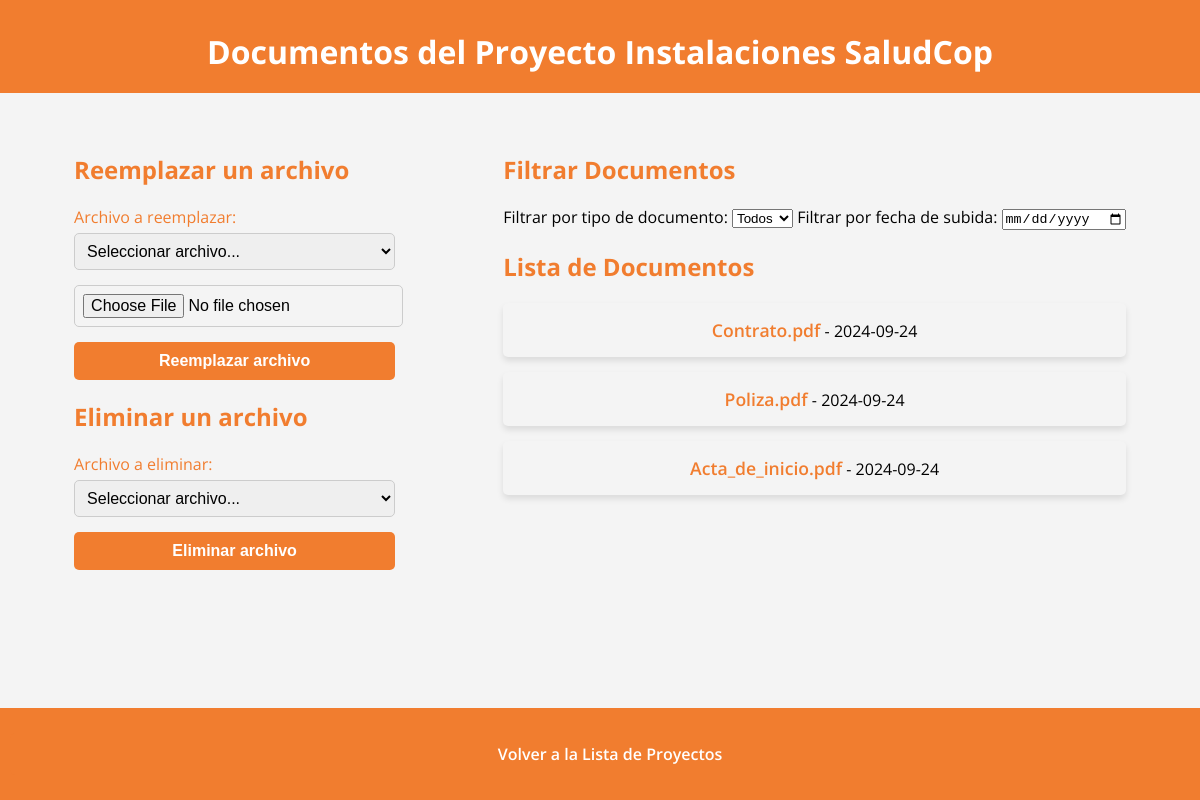
The page /documentos/5 on the database its author committed.
### app.py (models this page shows, shortened)
class Cotizacion(db.Model):
    id = db.Column(db.Integer, primary_key=True)
    fecha = db.Column(db.Date, default=lambda: datetime.now(pytz.timezone('America/Bogota')).date())
    ciudad = db.Column(db.String(100), nullable=False)
    empresa = db.Column(db.String(100), nullable=False)
    proyecto = db.Column(db.String(100), nullable=False)
    plazo = db.Column(db.String(100), nullable=False)
    entrega = db.Column(db.String(100), nullable=False)
    anticipo = db.Column(db.Integer, nullable=False)
    p_acta = db.Column(db.Integer, nullable=False)
    f_acta = db.Column(db.Integer, nullable=False)
    consecutivo = db.Column(db.Integer, nullable=False)
    version_padre_id = db.Column(db.Integer, db.ForeignKey('cotizacion.id'), nullable=True)
    versiones = db.relationship('Cotizacion', backref=db.backref('version_padre', remote_side=[id]), lazy=True)
    productos_detalle = db.relationship('CotizacionProducto', backref='cotizacion', lazy=True)
    cliente_id = db.Column(db.Integer, db.ForeignKey('cliente.id'), nullable=False)
    cliente = db.relationship('Cliente', backref=db.backref('cotizaciones', lazy=True))
    servicio = db.Column(db.String(1000), nullable=False, default="v")

class Document(db.Model):
    id = db.Column(db.Integer, primary_key=True)
    url = db.Column(db.String(255), nullable=False)
    nombre = db.Column(db.String(255), nullable=False)
    fecha_subida = db.Column(db.DateTime, nullable=False)
    cotizacion_id = db.Column(db.Integer, db.ForeignKey('cotizacion.id'), nullable=False)
    cotizacion = db.relationship('Cotizacion', backref='documentos')

### app.py (the view)
@app.route('/documentos/<int:cotizacionid>')
def listar_documentos(cotizacionid):
    cotizacion = Cotizacion.query.get_or_404(cotizacionid)
    documentos = Document.query.filter_by(cotizacion_id=cotizacionid).all()
    return render_template('documentos.html', documentos=documentos, cotizacion=cotizacion)

### templates/documentos.html (shortened to what this page needs)
<!DOCTYPE html>
<html lang="es">
<head>
    <link rel="stylesheet" href="{{ url_for('static', filename='styles.css') }}">
</head>
<body>
    <header>
        <h1>Documentos del Proyecto {{ cotizacion.proyecto }}</h1>
    </header>
    <div class="container">
        <div class="form-section">
            <div class="form-container">
                <h2>Reemplazar un archivo</h2>
                <form action="{{ url_for('reemplazar_archivo') }}" method="post" enctype="multipart/form-data">
                    <div class="form-group">
                        <label for="nombreArchivoReemplazar">Archivo a reemplazar:</label>
                        <select id="nombreArchivoReemplazar" name="nombreArchivoReemplazar" required>
                            <option value="" disabled selected>Seleccionar archivo...</option>
                        </select>
                    </div>
                    <div class="form-group">
                        <input type="file" name="archivoNuevo" required>
                    </div>
                    <button type="submit" class="btn">Reemplazar archivo</button>
                </form>
            </div>
            <div class="form-container">
                <h2>Eliminar un archivo</h2>
                <form action="{{ url_for('eliminar_archivo') }}" method="post">
                    <div class="form-group">
                        <label for="nombreArchivoEliminar">Archivo a eliminar:</label>
                        <select id="nombreArchivoEliminar" name="nombreArchivoEliminar" required>
                            <option value="" disabled selected>Seleccionar archivo...</option>
                        </select>
                    </div>
                    <button type="submit" class="btn">Eliminar archivo</button>
                </form>
            </div>
        </div>
        <div class="doc-section">
            <div class="filters">
                <h2>Filtrar Documentos</h2>
                <label for="tipoFiltro">Filtrar por tipo de documento:</label>
                <select id="tipoFiltro" onchange="filtrarDocumentos()">
                    <option value="">Todos</option>
                </select>
                <label for="fechaFiltro">Filtrar por fecha de subida:</label>
                <input type="date" id="fechaFiltro" onchange="filtrarDocumentos()">
            </div>
            <div class="document-list-container">
                <h2>Lista de Documentos</h2>
                <ul id="documentosLista" class="document-list">
                    {% for documento in documentos %}
                    <li class="document-item" data-tipo="{{ documento.nombre.split('.')[-1] }}" data-fecha="{{ documento.fecha_subida }}">
                        <a href="{{ documento.url }}" target="_blank" class="document-link">{{ documento.nombre }}</a> - <script>document.write("{{ documento.fecha_subida }}".substring(0, 10));</script>
                    </li>
                    {% endfor %}
                </ul>
            </div>
        </div>
    </div>
    <footer>
        <a href="{{ url_for('lista_proyectos') }}" class="btn">Volver a la Lista de Proyectos</a>
    </footer>
</body>
</html>

### static/styles.css (style rules this page uses)
body { font-family: 'Open Sans', Arial, sans-serif; margin: 0; padding: 0; box-sizing: border-box; background-color: #f4f4f4; }
header { background-color: #f17d2f; color: white; padding: 20px; text-align: center; }
h1 { margin: 10px 0 0; font-size: 2rem; }
.container { display: flex; justify-content: space-around; margin: 20px auto; padding: 20px; max-width: 1200px; }
h2 { color: #f17d2f; }
.btn { display: block; margin: 15px 0; padding: 10px 15px; background-color: #f17d2f; color: white; border-radius: 5px; text-decoration: none; font-weight: 600; transition: background-color 0.3s ease; text-align: center; }
footer { background-color: #f17d2f; color: white; padding: 10px; text-align: center; position: fixed; width: 100%; bottom: 0; }
.form-group { margin-bottom: 15px; }
.form-group label { display: block; margin-bottom: 5px; color: #f17d2f; }
.form-group input { width: 97%; padding: 8px; border: 0.3px solid #ccc; border-radius: 5px; font-size: 1rem; }
.form-group select { width: 100%; padding: 8px; border: 0.3px solid #ccc; border-radius: 5px; font-size: 1rem; }
button.btn { width: 100%; padding: 10px; font-size: 1rem; background-color: #f17d2f; color: white; border: none; border-radius: 5px; cursor: pointer; transition: background-color 0.3s ease; }
.document-list { list-style-type: none; padding: 0; }
.document-item { background-color: #f4f4f4; margin: 15px 0; padding: 15px; border-radius: 5px; text-align: center; box-shadow: 0 4px 6px rgba(0, 0, 0, 0.1); }
.document-link { color: #f17d2f; text-decoration: none; font-weight: 600; font-size: 1.1rem; }

### rows shown on the page
Cotizacion: proyecto "Instalaciones SaludCop"
Document: nombre "Contrato.pdf"
Document: nombre "Poliza.pdf"
Document: nombre "Acta_de_inicio.pdf"
